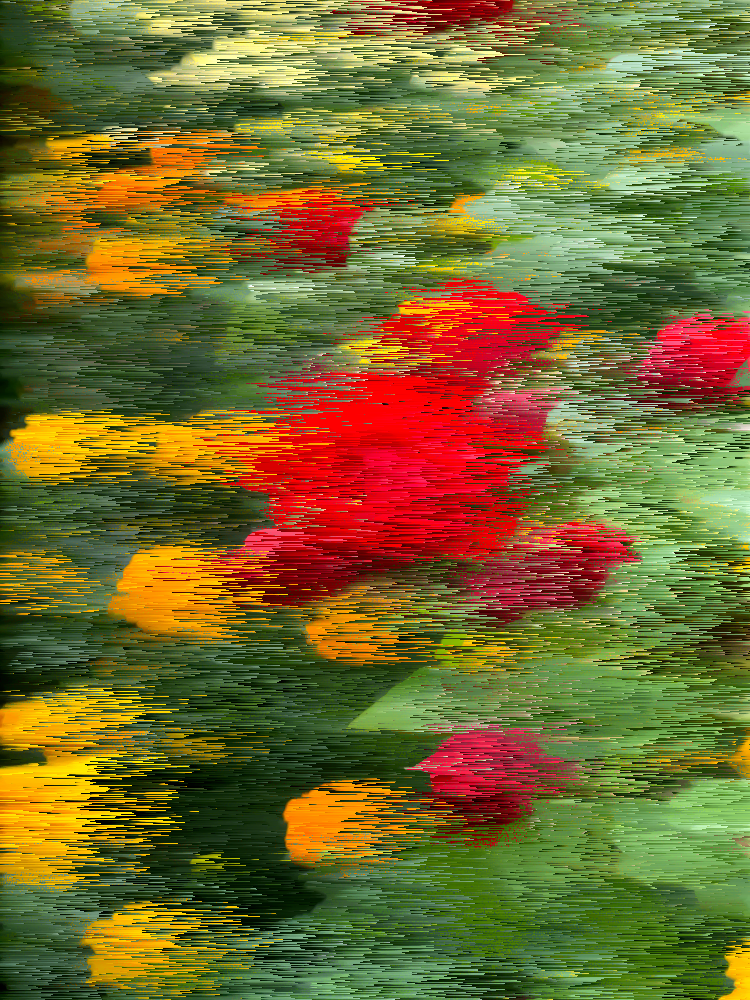
#> input picture newImage.png, 750 x 1000 px
$ python pixelSort.py newImage.png
#> lines starting #> are read from the running program, lines starting #| are printed output that depends on the picture
#> further down, originalJPG is the input picture: PIL image 750x1000 RGB; mean R, G, B 117.5, 106, 46
from PIL import Image
from tqdm import tqdm
import argparse
from random import randint

# minimal usage: python3 pixelSort.py "newImage.png"

# Erstellen eines Argument Parsers für die Konsole

parser = argparse.ArgumentParser(description="Pixelsortiert das Input-Image")
parser.add_argument('image', metavar='I', type=str, help='das zu sortierende Bild')
parser.add_argument('-direction', type=str, choices=['right', 'left', 'down', 'up'], required=False, default='right', help='welche Richtung sortiert werden soll')
parser.add_argument('-minInterval', type=int, required=False, help='minimale Interval Laenge', default=10)
parser.add_argument('-maxInterval', type=int, required=False, help='maximale Interval Laenge', default=100)
parser.add_argument('-output', type=str, default='newImage.png', help='name des erzeugten Bildes')
args = parser.parse_args()

print("### START Pixel Sorter ###")

# Da wir von links nach rechts sortieren hier alle weiteren Richtungen
rotationen = { 'right': 0,
               'down': 90,
               'left': 180,
               'up': 270}


# unsere erste Sortierfunktion nach der Pixelhelligkeit
def helligkeit(pixel):
    return sum(pixel) / len(pixel)


# die eigentliche Sortier-Funktion
def sortiere(originalJPG, minRng, maxRng):
    # zwischenspeichern der Masse
#> called with minRng = 10, maxRng = 100
    breite, hoehe = originalJPG.size
#> breite = 750; hoehe = 1000
    # erstellen einer Kopie, die wir sortieren werden
    newImage = originalJPG.copy()
    # wir iterieren von oben nach unten durch die Reihen des Bildes
    for y in tqdm(range(hoehe)):
        # Zwischenspeichern der aktuellen Pixelreihe
        row = [originalJPG.getpixel((x, y)) for x in range(breite)]
        currentStart = 0
        # iterieren durch die Reihe
        while True:
            # abbrechen der Random Intervalle
            if currentStart >= breite - 1:
                break
            else:
                # Random Laenge des zu sortierenden Intervalls
                i = randint(minRng, maxRng)
                left = currentStart
                right = min(currentStart + i, breite)
                # hier passiert das eigentliche Pixel-Sortieren
                row[left:right] = sorted(row[left:right], key=helligkeit)
                currentStart = currentStart + i

        # die sortierten Pixel werden in das neue Bild geschrieben
        for x, pixel in enumerate(row):
            newImage.putpixel((x, y), pixel)
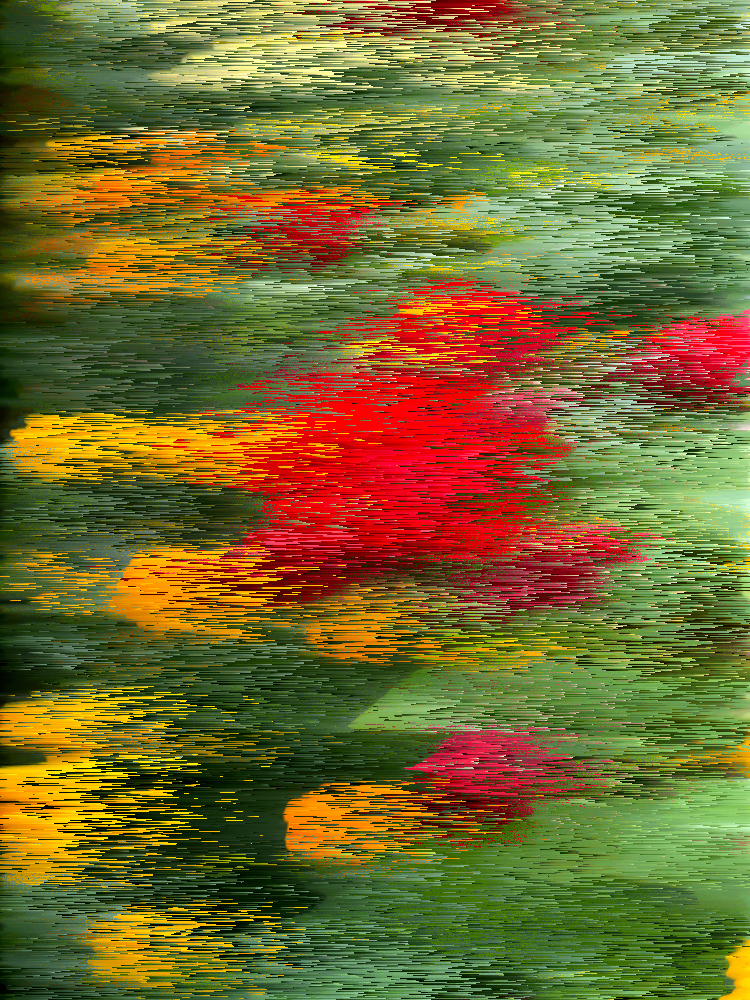
#> newImage: PIL image 750x1000 RGB; mean R, G, B 117.5, 106, 46

    return newImage

# Einlesen der eventuellen Drehung je nach Richtung --> Gradzahl in 90 Grad Schritten
rotieren = rotationen[args.direction]

# Einlesen des Input-Bildes und gleichzeitiges Rotieren
originalJPG = Image.open(args.image).rotate(rotieren, expand=1)

# Erstellen des sortierten Resultat Bildes
newImage = sortiere(originalJPG, minRng=args.minInterval, maxRng=args.maxInterval)

# zurueck drehen des Bildes und Speichern im Filesystem
newImage.rotate(-1 * rotieren, expand=1).save(args.output)

print("### ENDE ###")

$ run again, with sort1.png copied over newImage.png
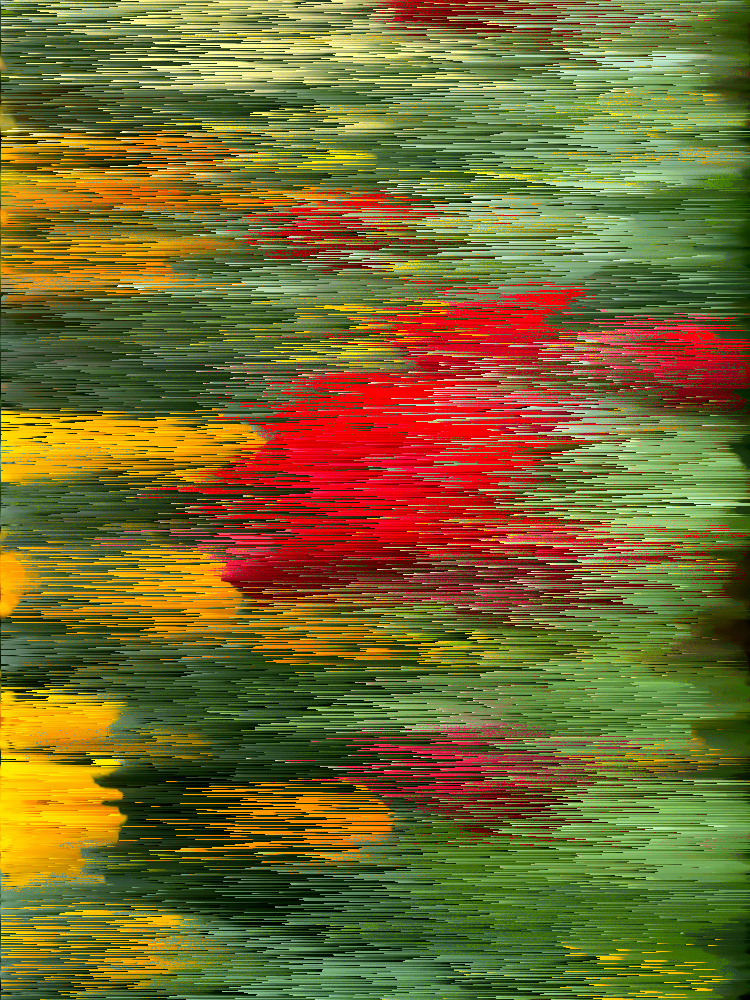
#> input picture sort1.png, 750 x 1000 px
#> originalJPG is the input picture: PIL image 750x1000 RGB; mean R, G, B 117.5, 106, 46
#> after the loop in sortiere, `for y in tqdm(range(hoehe)):`:
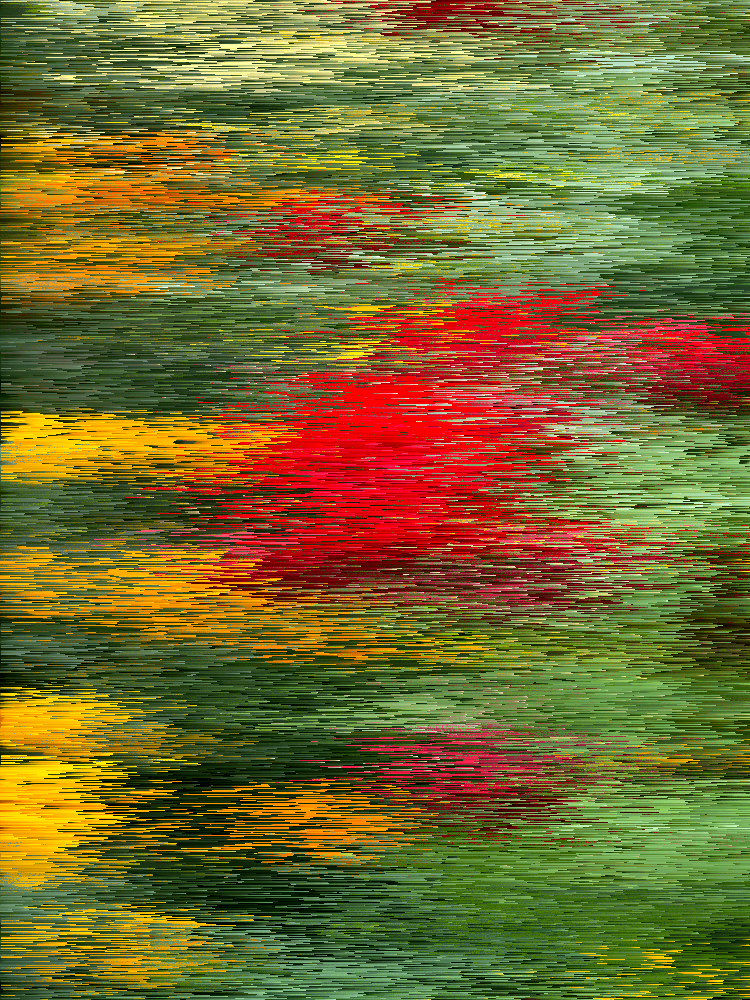
#> newImage: PIL image 750x1000 RGB; mean R, G, B 117.5, 106, 46

$ run again, with sort2.png copied over newImage.png
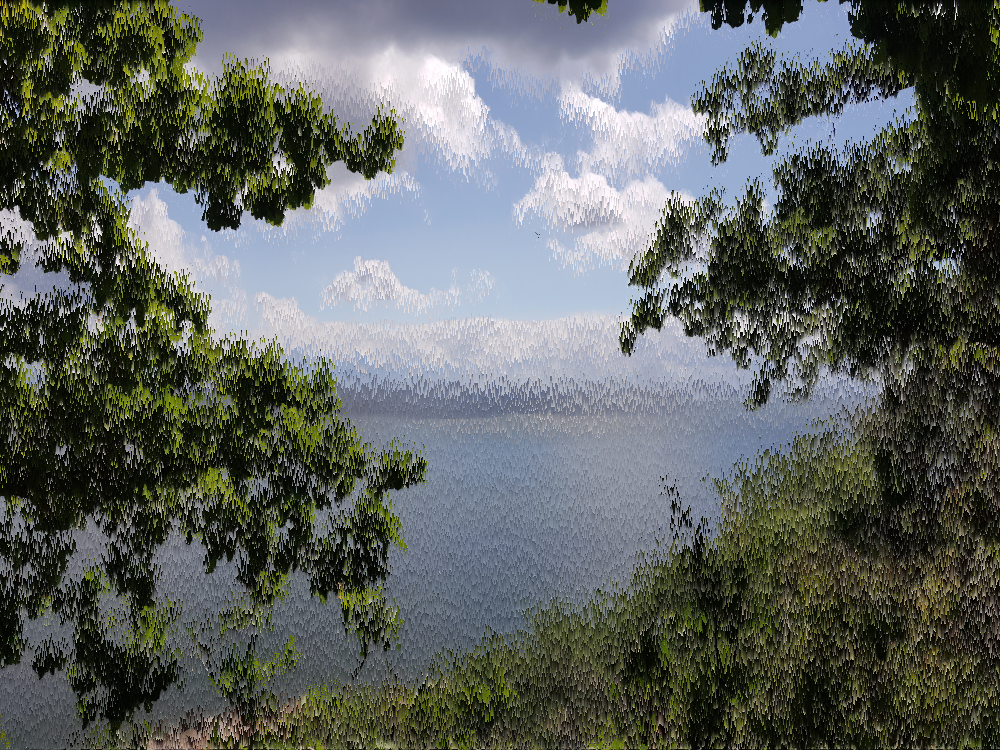
#> input picture sort2.png, 1000 x 750 px
#> originalJPG is the input picture: PIL image 1000x750 RGB; mean R, G, B 94.2, 99, 95
#> after the loop in sortiere, `for y in tqdm(range(hoehe)):`:
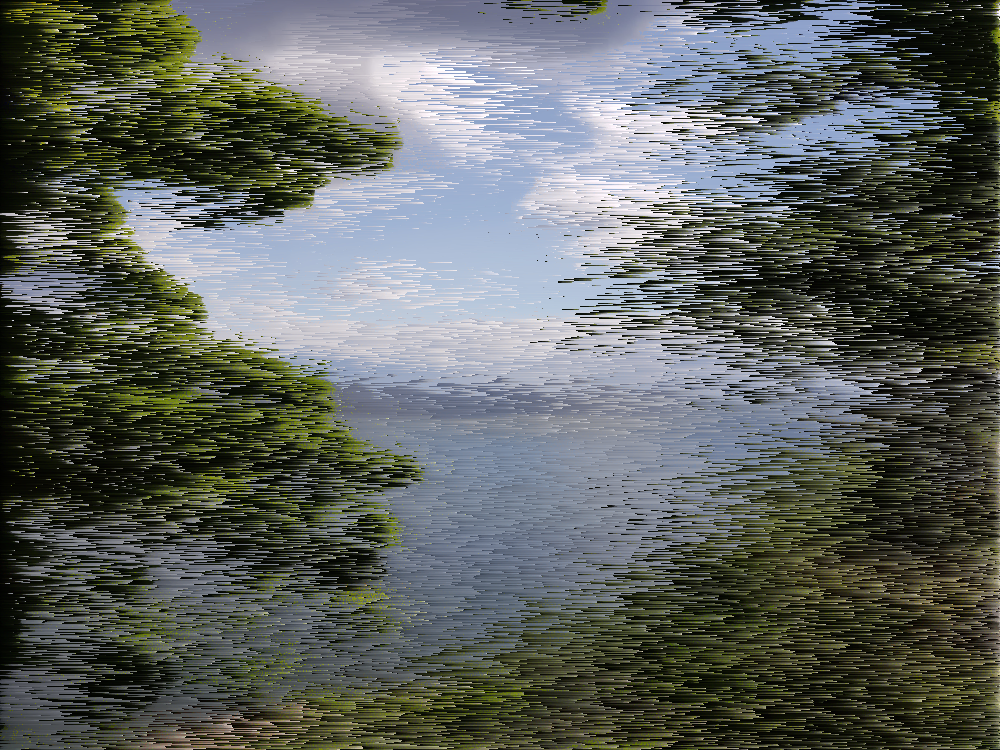
#> newImage: PIL image 1000x750 RGB; mean R, G, B 94.2, 99, 95
